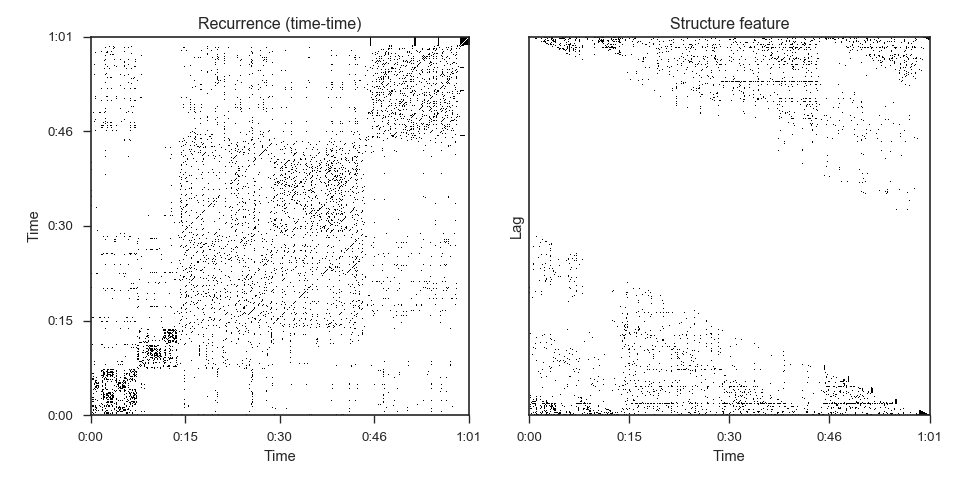

Source code (Python):
# Build the structure feature over mfcc similarity

y, sr = librosa.load(librosa.util.example_audio_file())
mfccs = librosa.feature.mfcc(y=y, sr=sr)
recurrence = librosa.segment.recurrence_matrix(mfccs)
struct = librosa.segment.structure_feature(recurrence)

# Invert the structure feature to get a recurrence matrix

recurrence_2 = librosa.segment.structure_feature(struct,
                                                 inverse=True)

# Display recurrence in time-time and time-lag space

import matplotlib.pyplot as plt
plt.figure(figsize=(10, 5))
plt.subplot(1, 2, 1)
librosa.display.specshow(recurrence, aspect='equal', x_axis='time',
                         y_axis='time')
plt.ylabel('Time')
plt.title('Recurrence (time-time)')
plt.subplot(1, 2, 2)
librosa.display.specshow(struct, aspect='auto', x_axis='time')
plt.ylabel('Lag')
plt.title('Structure feature')
plt.tight_layout()
